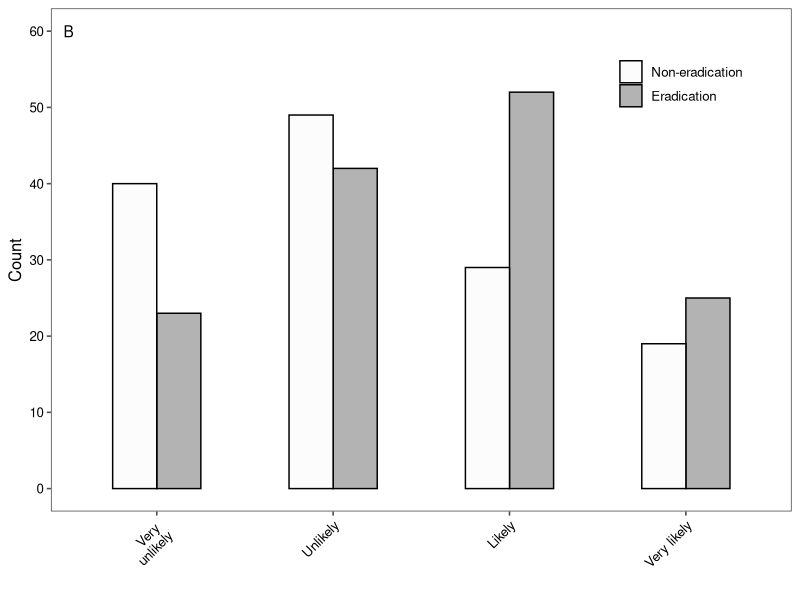

Write R code to recreate this figure.
## ---- chunk 1
library(tidyverse)
library(dplyr)
library(ggplot2)
library(ggthemes)

expert = read.table(file="Data/drolet.csv", header=T, sep=",")

# I changed the names of the columns in the .xlsx file that was downloaded so they would be less unwieldy; they showed as multiple words with dots between them when I imported them previously. I would like to convert a column that had 0s and 1s into the description of the variable, which had been included in the column title by the researchers. 
expert$Outcome <- as.character(expert$Outcome)
expert$Outcome[which(expert$Outcome=="0")] <- "Non-eradication"
expert$Outcome[which(expert$Outcome=="1")] <- "Eradication"

# I am grouping by two variables so that they both show up in the summary.            
expertdata = expert %>%
  select(Prediction, Outcome) %>%
  group_by(Prediction, Outcome) %>%
  summarize(TotalNumber=n())

expertdata$Outcome <-factor(expertdata$Outcome, levels=c("Non-eradication", "Eradication"))

expertdata$Prediction <- factor(expertdata$Prediction, levels=c("Very unlikely", "Unlikely", "Likely", "Very likely"))

p <- ggplot(data=expertdata, 
       aes(x=expertdata$Prediction, y=expertdata$TotalNumber, fill=factor(Outcome))) +   geom_bar(position="dodge", stat="identity", width=0.5, color="black") +
  ylab("Count") +
  xlab("") +
  scale_y_continuous(breaks = c(0,10,20,30,40,50,60), limits=c(0,60)) +
  scale_x_discrete(labels=c("Very \nunlikely", "Unlikely", "Likely", "Very likely")) +
  theme_few() + scale_fill_grey(start=0.99, end=0.7) +
  theme(legend.position="top", legend.title= element_blank()) +
  theme(axis.text.x = element_text(colour="black", angle = 45, vjust = 1, hjust=1)) +
  theme(axis.text.y = element_text(colour="black")) + 
  theme(legend.position = c(.85, .85)) +
  guides(fill=guide_legend(nrow=2,byrow=TRUE)) +
  annotate("text", x=0.5, y=60, label="B")

print(p)
